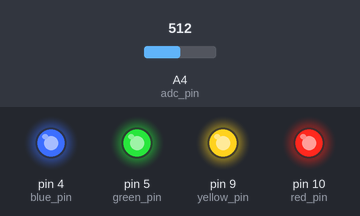
A sketch run on a simulated Arduino Uno, built with avr-gcc and run on an emulated ATmega328P. On the bench: output pins drawn as LEDs (lit = HIGH). The test bench sets the inputs (shaded band); at power-on: A4 (adc_pin) = 512. What the sketch prints to the serial monitor is not drawn.

Above: at 1.2 s.
1.3 s: A4 (adc_pin) set to 636
2.8 s: A4 (adc_pin) set to 665
4.3 s: A4 (adc_pin) set to 686
5.8 s: A4 (adc_pin) set to 711
7.3 s: A4 (adc_pin) set to 732
8.8 s: A4 (adc_pin) set to 758
Timing chart, 0 to 11.3 s (numbered marks = the images above; inputs shaded):
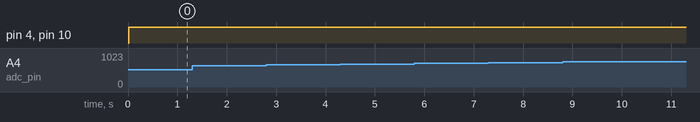

The sketch:

arduinoFFT.ino
```cpp
#include <stdint.h>
#include "fix_fft.h"

const uint8_t red_pin = 10;
const uint8_t yellow_pin = 9;
const uint8_t green_pin = 5;
const uint8_t blue_pin = 4;
const uint8_t adc_pin = 18;

uint16_t chan_a;
uint16_t chan_b;
uint16_t chan_c;
uint16_t chan_d;

char im[128];
char data[128];

//------------------------------------------------------------------------------

void setPWM(uint8_t pin, uint8_t value){
    analogWrite(pin, 0xFF - value);
}

//------------------------------------------------------------------------------

void setup() {
    Serial.begin(38400);

    pinMode(adc_pin, INPUT);

    pinMode(red_pin, OUTPUT);
    analogWrite(red_pin, 0x00);

    pinMode(yellow_pin,OUTPUT);
    analogWrite(yellow_pin, 0xFF);

    pinMode(green_pin, OUTPUT);
    analogWrite(green_pin, 0xFF);

    pinMode(blue_pin, OUTPUT);
    analogWrite(blue_pin, 0x00);
}

//------------------------------------------------------------------------------

void loop() {
    uint8_t i;
    uint16_t val;
    char buf[40];

Serial.println("Starting up...");

    do {
        for (i = 0; i < 128; i++) {
            val = analogRead(adc_pin);
            // Convert 10-bit unsigned reading with center at 0x200 (512) to -128..+127
            data[i] = (val >> 2) - 0x80;
            im[i] = 0;
        }

        fix_fft(data, im, 7, 0);
/*
        chan_a = 0;
        chan_b = 0;
        chan_c = 0;
        chan_d = 0;
*/
        // Simple decay filter
        // Lower subtractors to increase decay time

if (0)
    if (1)
        if (99)


        chan_a -= 16;                       // 16 is 'subtractor' here
        if (chan_a & 0x8000) chan_a = 0;    // Prevent from going negative
        chan_b -= 16;
        if (chan_b & 0x8000) chan_b = 0;
        chan_c -= 16;
        if (chan_c & 0x8000) chan_c = 0;
        chan_d -= 16;
        if (chan_d & 0x8000) chan_d = 0;

        // Merge 64 frequency bands into 4 (channels A..D)

        for (i = 1; i < 64; i++) {
//          val = sqrt(data[i] * data[i] + im[i] * im[i]);
            val = (data[i] * data[i] + im[i] * im[i]) / 8;  // Lower divisor to increase overall magnitude

            if (i < 5) {                // Channel A frequency band
                if (val > chan_a) chan_a = val;
            }
            else if (i < 15) {          // Channel B frequency band
                if (val > chan_b) chan_b = val;
            }
            else if (i < 50) {          // Channel C frequency band
                if (val > chan_c) chan_c = val;
            }
            else {                      // Everything above C goes to channel D
                if (val > chan_d) chan_d = val;
            }
        }

        // Bound channel data to 8-bit maxint

        if (chan_a > 0xFF) chan_a = 0xFF;
        if (chan_b > 0xFF) chan_b = 0xFF;
        if (chan_c > 0xFF) chan_c = 0xFF;
        if (chan_d > 0xFF) chan_d = 0xFF;

        // Send channel values to PWM outputs

        setPWM(red_pin, chan_a);
        setPWM(yellow_pin, chan_b);
        setPWM(green_pin, chan_c);
        setPWM(blue_pin, chan_d);
    } while (1);

}
```

fix_fft.cpp
```cpp
#include <avr/pgmspace.h>
#include "fix_fft.h"
#include <WProgram.h>

/* fix_fft.c - Fixed-point in-place Fast Fourier Transform  */
/*
  All data are fixed-point short integers, in which -32768
  to +32768 represent -1.0 to +1.0 respectively. Integer
  arithmetic is used for speed, instead of the more natural
  floating-point.

  For the forward FFT (time -> freq), fixed scaling is
  performed to prevent arithmetic overflow, and to map a 0dB
  sine/cosine wave (i.e. amplitude = 32767) to two -6dB freq
  coefficients. The return value is always 0.

  For the inverse FFT (freq -> time), fixed scaling cannot be
  done, as two 0dB coefficients would sum to a peak amplitude
  of 64K, overflowing the 32k range of the fixed-point integers.
  Thus, the fix_fft() routine performs variable scaling, and
  returns a value which is the number of bits LEFT by which
  the output must be shifted to get the actual amplitude
  (i.e. if fix_fft() returns 3, each value of fr[] and fi[]
  must be multiplied by 8 (2**3) for proper scaling.
  Clearly, this cannot be done within fixed-point short
  integers. In practice, if the result is to be used as a
  filter, the scale_shift can usually be ignored, as the
  result will be approximately correctly normalized as is.

  Written by:  Tom Roberts  11/8/89
  Made portable:  Malcolm Slaney 12/15/94 malcolm@interval.com
  Enhanced:  Dimitrios P. Bouras  14 Jun 2006 dbouras@ieee.org
  Modified for 8bit values David Keller  10.10.2010
*/


#define N_WAVE      256    /* full length of Sinewave[] */
#define LOG2_N_WAVE 8      /* log2(N_WAVE) */


/*
  Since we only use 3/4 of N_WAVE, we define only
  this many samples, in order to conserve data space.
*/


const prog_int8_t Sinewave[N_WAVE-N_WAVE/4] PROGMEM = {
0, 3, 6, 9, 12, 15, 18, 21,
24, 28, 31, 34, 37, 40, 43, 46,
48, 51, 54, 57, 60, 63, 65, 68,
71, 73, 76, 78, 81, 83, 85, 88,
90, 92, 94, 96, 98, 100, 102, 104,
106, 108, 109, 111, 112, 114, 115, 117,
118, 119, 120, 121, 122, 123, 124, 124,
125, 126, 126, 127, 127, 127, 127, 127,

127, 127, 127, 127, 127, 127, 126, 126,
125, 124, 124, 123, 122, 121, 120, 119,
118, 117, 115, 114, 112, 111, 109, 108,
106, 104, 102, 100, 98, 96, 94, 92,
90, 88, 85, 83, 81, 78, 76, 73,
71, 68, 65, 63, 60, 57, 54, 51,
48, 46, 43, 40, 37, 34, 31, 28,
24, 21, 18, 15, 12, 9, 6, 3,

0, -3, -6, -9, -12, -15, -18, -21,
-24, -28, -31, -34, -37, -40, -43, -46,
-48, -51, -54, -57, -60, -63, -65, -68,
-71, -73, -76, -78, -81, -83, -85, -88,
-90, -92, -94, -96, -98, -100, -102, -104,
-106, -108, -109, -111, -112, -114, -115, -117,
-118, -119, -120, -121, -122, -123, -124, -124,
-125, -126, -126, -127, -127, -127, -127, -127,

/*-127, -127, -127, -127, -127, -127, -126, -126,
-125, -124, -124, -123, -122, -121, -120, -119,
-118, -117, -115, -114, -112, -111, -109, -108,
-106, -104, -102, -100, -98, -96, -94, -92,
-90, -88, -85, -83, -81, -78, -76, -73,
-71, -68, -65, -63, -60, -57, -54, -51,
-48, -46, -43, -40, -37, -34, -31, -28,
-24, -21, -18, -15, -12, -9, -6, -3, */
};


/*
  FIX_MPY() - fixed-point multiplication & scaling.
  Substitute inline assembly for hardware-specific
  optimization suited to a particluar DSP processor.
  Scaling ensures that result remains 16-bit.
*/
inline char FIX_MPY(char a, char b)
{
//Serial.println(a);
//Serial.println(b);


    /* shift right one less bit (i.e. 15-1) */
    int c = ((int)a * (int)b) >> 6;
    /* last bit shifted out = rounding-bit */
    b = c & 0x01;
    /* last shift + rounding bit */
    a = (c >> 1) + b;

    return a;
}

/*
  fix_fft() - perform forward/inverse fast Fourier transform.
  fr[n],fi[n] are real and imaginary arrays, both INPUT AND
  RESULT (in-place FFT), with 0 <= n < 2**m; set inverse to
  0 for forward transform (FFT), or 1 for iFFT.
*/
int fix_fft(char fr[], char fi[], int m, int inverse)
{
    int mr, nn, i, j, l, k, istep, n, scale, shift;
    char qr, qi, tr, ti, wr, wi;

    n = 1 << m;

    /* max FFT size = N_WAVE */
    if (n > N_WAVE)
        return -1;

    mr = 0;
    nn = n - 1;
    scale = 0;

    /* decimation in time - re-order data */
    for (m=1; m<=nn; ++m) {
        l = n;
        do {
            l >>= 1;
        } while (mr+l > nn);
        mr = (mr & (l-1)) + l;

        if (mr <= m)
            continue;
        tr = fr[m];
        fr[m] = fr[mr];
        fr[mr] = tr;
        ti = fi[m];
        fi[m] = fi[mr];
        fi[mr] = ti;
    }

    l = 1;
    k = LOG2_N_WAVE-1;
    while (l < n) {
        if (inverse) {
            /* variable scaling, depending upon data */
            shift = 0;
            for (i=0; i<n; ++i) {
                j = fr[i];
                if (j < 0)
                    j = -j;
                m = fi[i];
                if (m < 0)
                    m = -m;
                if (j > 16383 || m > 16383) {
                    shift = 1;
                    break;
                }
            }
            if (shift)
                ++scale;
        } else {
            /*
              fixed scaling, for proper normalization --
              there will be log2(n) passes, so this results
              in an overall factor of 1/n, distributed to
              maximize arithmetic accuracy.
            */
            shift = 1;
        }
        /*
          it may not be obvious, but the shift will be
          performed on each data point exactly once,
          during this pass.
        */
        istep = l << 1;
        for (m=0; m<l; ++m) {
            j = m << k;
            /* 0 <= j < N_WAVE/2 */
            wr =  pgm_read_word_near(Sinewave + j+N_WAVE/4);

/*Serial.println("asdfasdf");
Serial.println(wr);
Serial.println(j+N_WAVE/4);
Serial.println(Sinewave[256]);

Serial.println("");*/


            wi = -pgm_read_word_near(Sinewave + j);
            if (inverse)
                wi = -wi;
            if (shift) {
                wr >>= 1;
                wi >>= 1;
            }
            for (i=m; i<n; i+=istep) {
                j = i + l;
                tr = FIX_MPY(wr,fr[j]) - FIX_MPY(wi,fi[j]);
                ti = FIX_MPY(wr,fi[j]) + FIX_MPY(wi,fr[j]);
                qr = fr[i];
                qi = fi[i];
                if (shift) {
                    qr >>= 1;
                    qi >>= 1;
                }
                fr[j] = qr - tr;
                fi[j] = qi - ti;
                fr[i] = qr + tr;
                fi[i] = qi + ti;
            }
        }
        --k;
        l = istep;
    }
    return scale;
}

/*
  fix_fftr() - forward/inverse FFT on array of real numbers.
  Real FFT/iFFT using half-size complex FFT by distributing
  even/odd samples into real/imaginary arrays respectively.
  In order to save data space (i.e. to avoid two arrays, one
  for real, one for imaginary samples), we proceed in the
  following two steps: a) samples are rearranged in the real
  array so that all even samples are in places 0-(N/2-1) and
  all imaginary samples in places (N/2)-(N-1), and b) fix_fft
  is called with fr and fi pointing to index 0 and index N/2
  respectively in the original array. The above guarantees
  that fix_fft "sees" consecutive real samples as alternating
  real and imaginary samples in the complex array.
*/
int fix_fftr(char f[], int m, int inverse)
{
    int i, N = 1<<(m-1), scale = 0;
    char tt, *fr=f, *fi=&f[N];

    if (inverse)
        scale = fix_fft(fi, fr, m-1, inverse);
    for (i=1; i<N; i+=2) {
        tt = f[N+i-1];
        f[N+i-1] = f[i];
        f[i] = tt;
    }
    if (! inverse)
        scale = fix_fft(fi, fr, m-1, inverse);
    return scale;
}
```

fix_fft.h
```cpp
#ifndef FIXFFT_H
#define FIXFFT_H

#include <WProgram.h>


/*
  fix_fft() - perform forward/inverse fast Fourier transform.
  fr[n],fi[n] are real and imaginary arrays, both INPUT AND
  RESULT (in-place FFT), with 0 <= n < 2**m; set inverse to
  0 for forward transform (FFT), or 1 for iFFT.
*/
int fix_fft(char fr[], char fi[], int m, int inverse);


/*
  fix_fftr() - forward/inverse FFT on array of real numbers.
  Real FFT/iFFT using half-size complex FFT by distributing
  even/odd samples into real/imaginary arrays respectively.
  In order to save data space (i.e. to avoid two arrays, one
  for real, one for imaginary samples), we proceed in the
  following two steps: a) samples are rearranged in the real
  array so that all even samples are in places 0-(N/2-1) and
  all imaginary samples in places (N/2)-(N-1), and b) fix_fft
  is called with fr and fi pointing to index 0 and index N/2
  respectively in the original array. The above guarantees
  that fix_fft "sees" consecutive real samples as alternating
  real and imaginary samples in the complex array.
*/
int fix_fftr(char f[], int m, int inverse);


#endif
```

Measured:
- after the input at 1.3 s, every drawn part: stays the same
- after the input at 2.8 s, every drawn part: stays the same
- after the input at 4.3 s, every drawn part: stays the same
- after the input at 5.8 s, every drawn part: stays the same
- after the input at 7.3 s, every drawn part: stays the same
- after the input at 8.8 s, every drawn part: stays the same
